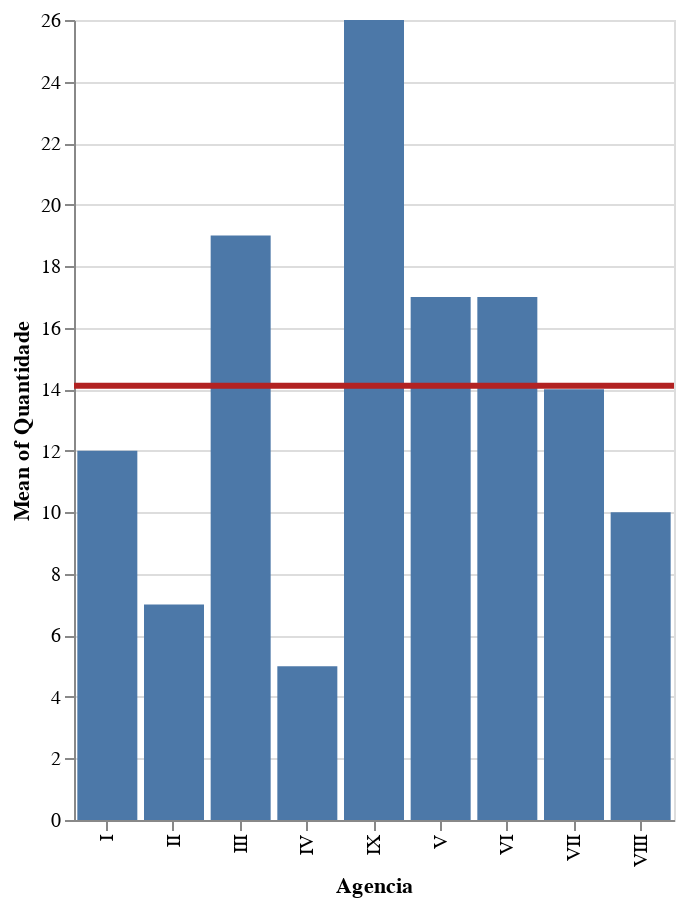

Write notebook code for a chart like this one.
### Code cell
brush = alt.selection(type='interval', encodings=['x'])

bars = alt.Chart(width=300, height=400).mark_bar().encode(
    x='Agencia:O',
    y='mean(Quantidade):Q',
    opacity=alt.condition(brush, alt.OpacityValue(1), alt.OpacityValue(0.7))
).add_selection(
    brush
)

line = alt.Chart().mark_rule(color='firebrick').encode(
    y='mean(Quantidade):Q',
    size=alt.SizeValue(3)
).transform_filter(
    brush
)

alt.layer(bars, line, data=agencias)

### Figure 1 — Vega-Lite specification as saved in the notebook (floating-point values rounded to 4 significant figures)
{"$schema": "https://vega.github.io/schema/vega-lite/v2.6.0.json", "config": {"view": {"height": 300, "width": 400}}, "data": {"name": "data-9239db6b265107abbacb489c50b9961b"}, "datasets": {"data-9239db6b265107abbacb489c50b9961b": [{"Agencia": "I", "Quantidade": 12}, {"Agencia": "II", "Quantidade": 7}, {"Agencia": "III", "Quantidade": 19}, {"Agencia": "IV", "Quantidade": 5}, {"Agencia": "IX", "Quantidade": 26}, {"Agencia": "V", "Quantidade": 17}, {"Agencia": "VI", "Quantidade": 17}, {"Agencia": "VII", "Quantidade": 14}, {"Agencia": "VIII", "Quantidade": 10}]}, "layer": [{"encoding": {"opacity": {"condition": {"selection": "selector001", "value": 1}, "value": 0.7}, "x": {"field": "Agencia", "type": "ordinal"}, "y": {"aggregate": "mean", "field": "Quantidade", "type": "quantitative"}}, "height": 400, "mark": "bar", "selection": {"selector001": {"encodings": ["x"], "mark": {"fill": "#333", "fillOpacity": 0.125, "stroke": "white"}, "on": "[mousedown, window:mouseup] > window:mousemove!", "resolve": "global", "translate": "[mousedown, window:mouseup] > window:mousemove!", "type": "interval", "zoom": "wheel!"}}, "width": 300}, {"encoding": {"size": {"value": 3}, "y": {"aggregate": "mean", "field": "Quantidade", "type": "quantitative"}}, "mark": {"color": "firebrick", "type": "rule"}, "transform": [{"filter": {"selection": "selector001"}}]}]}
